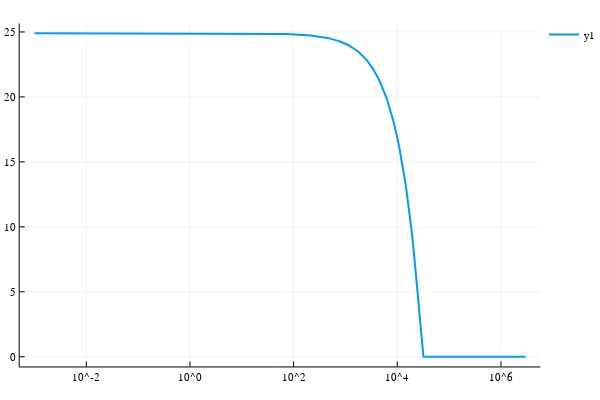

The notebook cell this image was saved under:
### Markdown cell above
## glc-D[e] vs ξ

### Code cell
spdata = Chemostat.v1.FBA.s.(fbaress,Sid,Stid);
sp = plot((ξrange, spdata), xaxis = :log, lw = 2)

### Figure 1 — Plotly figure (JSON) as saved in the notebook; plotly's stock layout.template omitted (floating-point values rounded to 4 significant figures; data arrays with more than 128 entries replaced by an {"elided": "..."} marker saying what was removed)
{"data": [{"colorbar": {"title": ""}, "hoverinfo": "text", "legendgroup": "y1", "line": {"color": "rgba(0, 154, 250, 1.000)", "dash": "solid", "shape": "linear", "width": 2}, "mode": "lines", "name": "y1", "showlegend": true, "text": {"elided": "750 null values"}, "type": "scatter", "x": {"elided": "750 float values"}, "xaxis": "x1", "y": {"elided": "750 float values"}, "yaxis": "y1"}], "layout": {"annotations": [], "height": 400, "legend": {"bgcolor": "rgba(255, 255, 255, 1.000)", "bordercolor": "rgba(0, 0, 0, 1.000)", "font": {"color": "rgba(0, 0, 0, 1.000)", "family": "sans-serif", "size": 11}, "tracegroupgap": 0, "x": 1, "y": 1}, "margin": {"b": 20, "l": 0, "r": 0, "t": 20}, "paper_bgcolor": "rgba(255, 255, 255, 1.000)", "plot_bgcolor": "rgba(255, 255, 255, 1.000)", "showlegend": true, "width": 600, "xaxis": {"anchor": "y1", "domain": [0.03619, 0.9934], "gridcolor": "rgba(0, 0, 0, 0.100)", "gridwidth": 0.5, "linecolor": "rgba(0, 0, 0, 1.000)", "mirror": false, "range": [-3.284, 6.761], "showgrid": true, "showline": true, "showticklabels": true, "tickangle": 0, "tickcolor": "rgb(0, 0, 0)", "tickfont": {"color": "rgba(0, 0, 0, 1.000)", "family": "sans-serif", "size": 11}, "tickmode": "array", "ticks": "inside", "ticktext": ["10^-2", "10^0", "10^2", "10^4", "10^6"], "tickvals": [0.01, 1, 100, 10000, 1000000], "title": "", "titlefont": {"color": "rgba(0, 0, 0, 1.000)", "family": "sans-serif", "size": 15}, "type": "log", "visible": true, "zeroline": false, "zerolinecolor": "rgba(0, 0, 0, 1.000)"}, "yaxis": {"anchor": "x1", "domain": [0.03762, 0.9902], "gridcolor": "rgba(0, 0, 0, 0.100)", "gridwidth": 0.5, "linecolor": "rgba(0, 0, 0, 1.000)", "mirror": false, "range": [-0.747, 25.65], "showgrid": true, "showline": true, "showticklabels": true, "tickangle": 0, "tickcolor": "rgb(0, 0, 0)", "tickfont": {"color": "rgba(0, 0, 0, 1.000)", "family": "sans-serif", "size": 11}, "tickmode": "array", "ticks": "inside", "ticktext": ["0", "5", "10", "15", "20", "25"], "tickvals": [0, 5, 10, 15, 20, 25], "title": "", "titlefont": {"color": "rgba(0, 0, 0, 1.000)", "family": "sans-serif", "size": 15}, "type": "-", "visible": true, "zeroline": false, "zerolinecolor": "rgba(0, 0, 0, 1.000)"}}}
